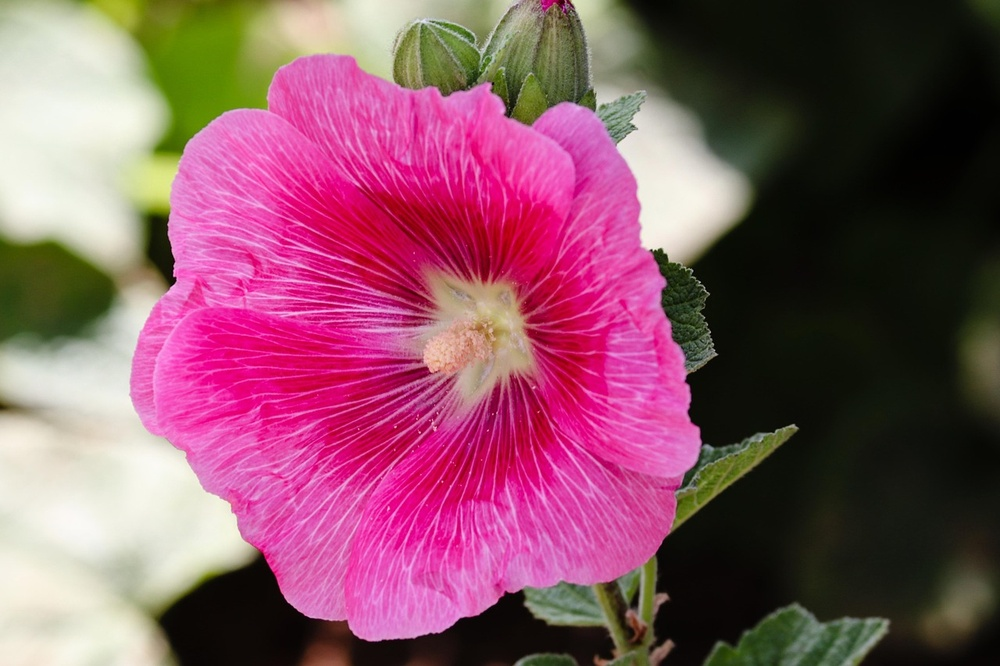
#> input picture flower.jpg, 1000 x 666 px, shrunk from 1280 x 853 before the run, given in place of the camera
$ python CW_lesson_7.py
#> lines starting #> are read from the running program, lines starting #| are printed output that depends on the picture; after the words box and inside, x2 and y2 are one past the last pixel; in counts of white or black regions, pixels touching at a corner belong together
import cv2
import numpy as np # працює з матрицями

cap = cv2.VideoCapture(0)

lower_red1 = np.array([0, 100, 100])
upper_red1 = np.array([10, 255, 255])

lower_red2 = np.array([160, 100, 100])
upper_red2 = np.array([180, 255, 255])

points = []#зберігаємо центр об'єктів з кадру

while True:
    ret, frame = cap.read() #ret - або зчитаний або незчитаний кадр, frame - кадр
#> frame is the input picture: shape (666, 1000, 3); mean B, G, R 101.2, 84.1, 137.6
    if not ret:
        break

    frame = cv2.flip(frame, 1)
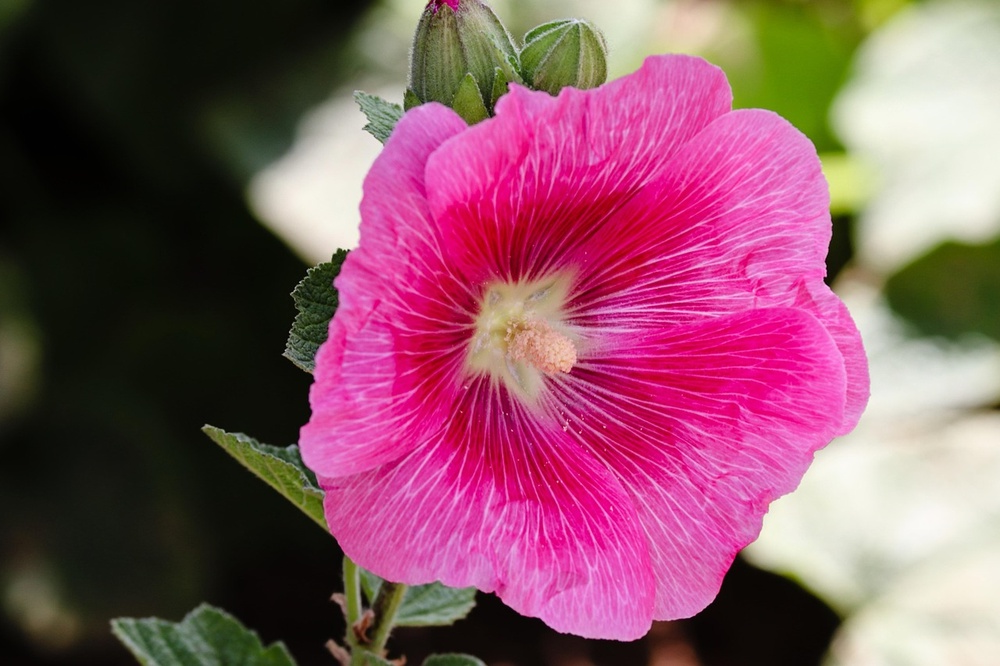
#> frame: shape (666, 1000, 3); mean B, G, R 101.2, 84.1, 137.6
    hsv = cv2.cvtColor(frame, cv2.COLOR_BGR2HSV)
#> hsv: shape (666, 1000, 3); mean H, S, V 79.3, 128.3, 140.4

    mask1 = cv2.inRange(hsv, lower_red1, upper_red1)#для створення маски
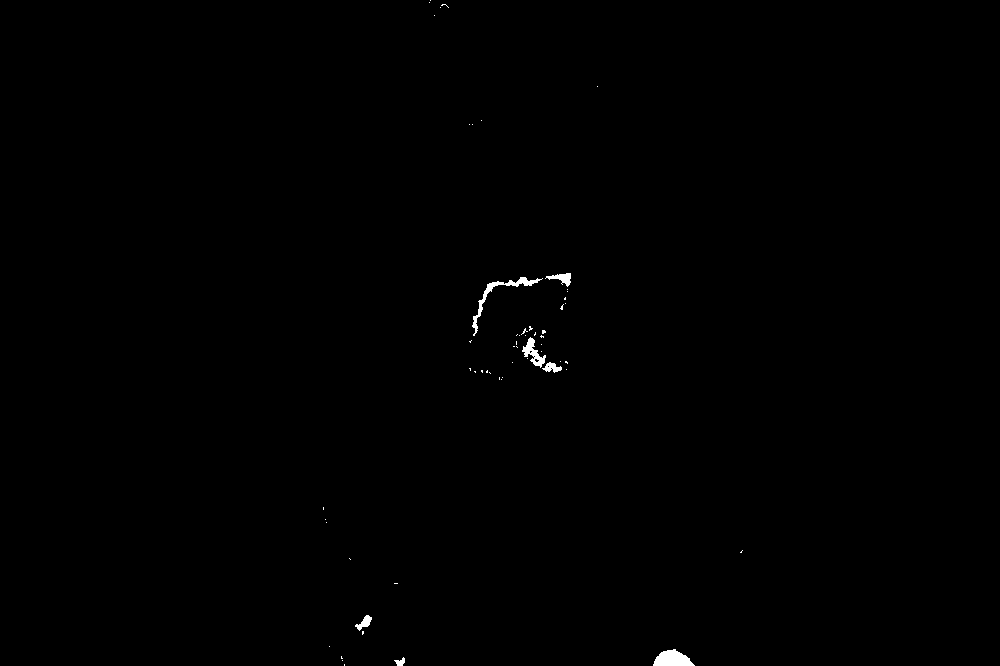
#> mask1: shape (666, 1000); 0.28% white; 59 white regions (52 under 20 px), largest, box (x1, y1, x2, y2) and area: (653, 649, 695, 666) 482, (472, 277, 543, 336) 443, (522, 337, 546, 368) 287
    mask2 = cv2.inRange(hsv, lower_red2, upper_red2)
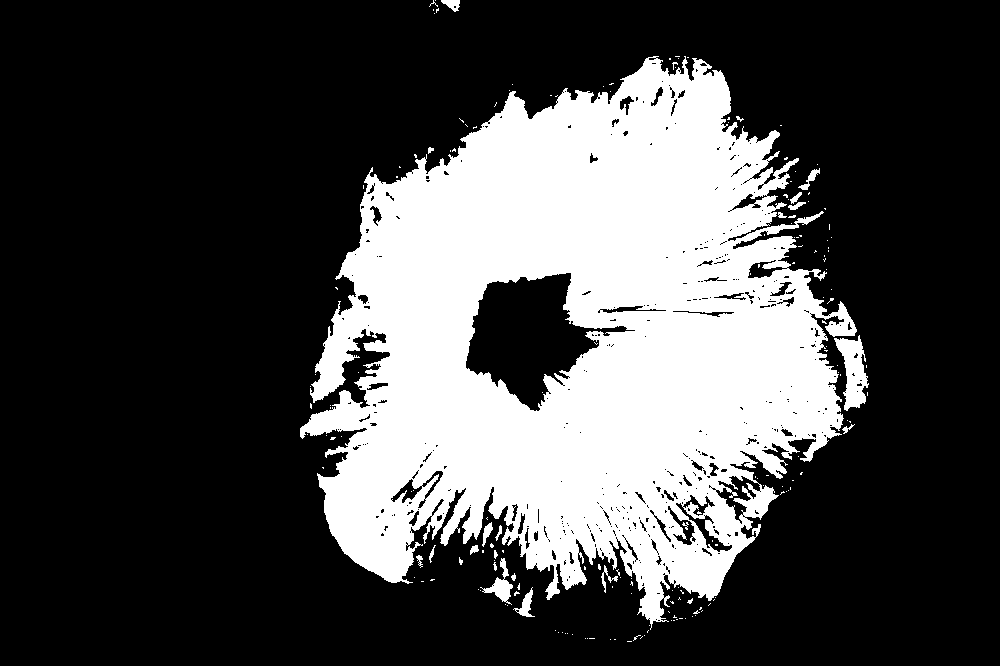
#> mask2: shape (666, 1000); 28.2% white; 186 white regions (163 under 20 px), largest, box (x1, y1, x2, y2) and area: (300, 56, 857, 630) 184289, (834, 335, 869, 411) 1386, (480, 558, 513, 605) 476

    mask = cv2.bitwise_or(mask1, mask2)
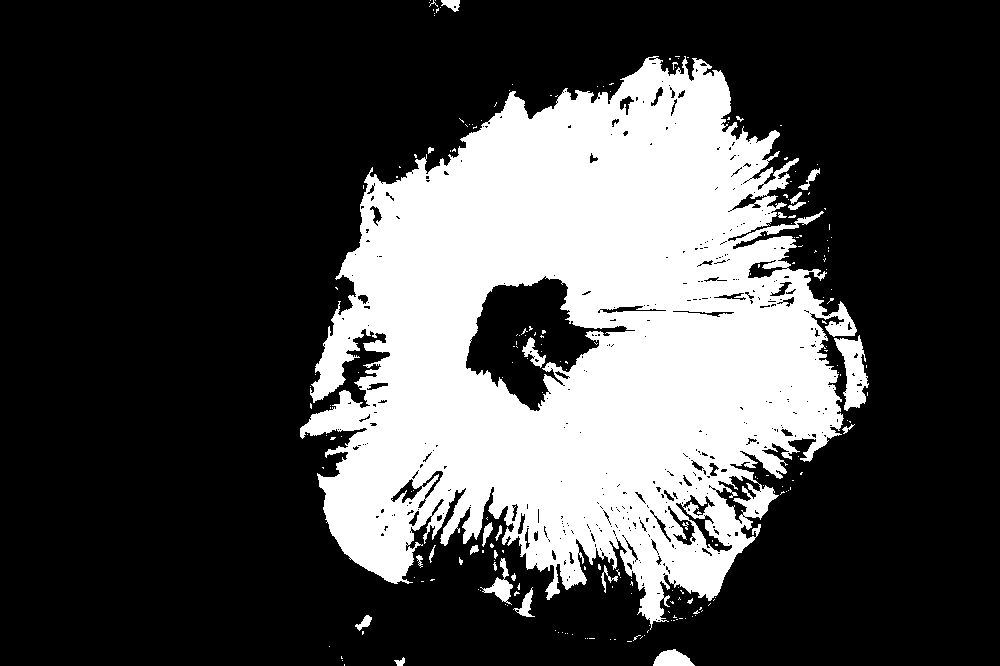
#> mask: shape (666, 1000); 28.5% white; 222 white regions (195 under 20 px)

    contours, _ = cv2.findContours(mask, cv2.RETR_EXTERNAL, cv2.CHAIN_APPROX_SIMPLE)#retr -тіки зовн контури, approx - пропускаєм деякі
#> contours = 192 contours, 173 with area under 20; largest, box (x1, y1, x2, y2) and area: (300, 56, 857, 630) 198924, (834, 335, 869, 411) 1306, (653, 649, 695, 666) 436, (480, 558, 513, 605) 406, (513, 587, 535, 617) 196

    for cnt in contours:
        area = cv2.contourArea(cnt)
        if area > 1000:
            cv2.drawContours(frame, [cnt], -1, (0, 255, 0), 2)
            M = cv2.moments(cnt)
            if M["m00"] != 0:
                cx = int(M["m10"] / M["m00"])
                cy = int(M["m01"] / M["m00"])

                cv2.circle(frame, (cx, cy), 5, (255,0, 0), -1)
                points.append((cx, cy))

                for i in range(1, len(points)):
                    if points[i - 1] is None or points[i] is None:
                        continue

                    cv2.line(frame, points[i - 1], points[i], (255, 0, 0), 2)
#> this loop made 192 passes
#> (area, cx, cy) on passes 114, 182: (1306.5, 853, 371), (198924.5, 578, 340)
#> area on passes 3, 5, 33, 53: 41, 435.5, 99.5, 195.5
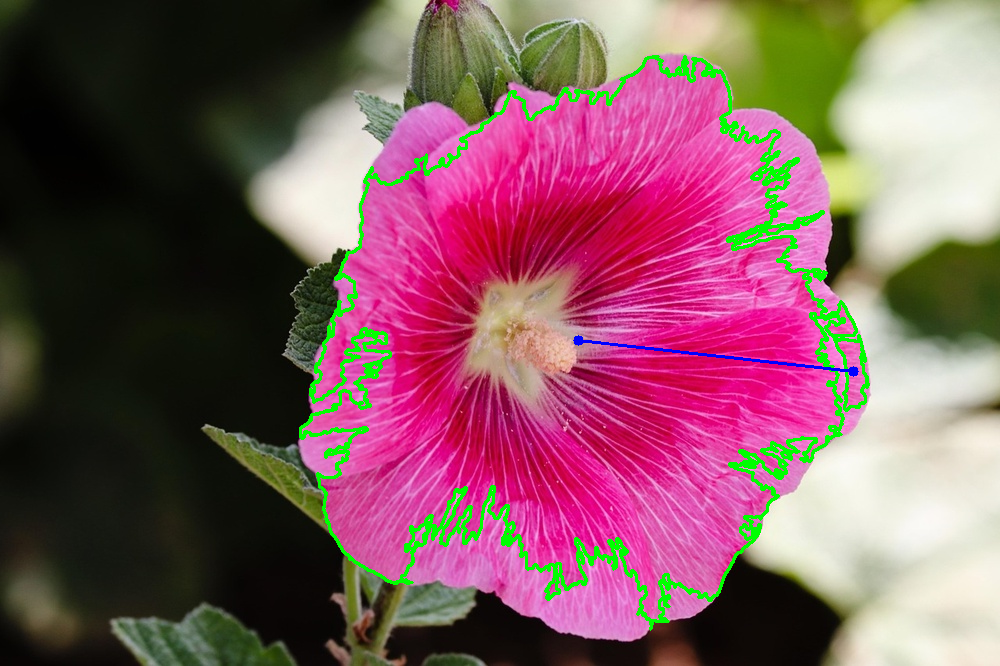
#> frame: shape (666, 1000, 3); 3.13% of pixels changed, all inside (x1, y1, x2, y2) = (299, 55, 870, 631)
#> after the loop, points = [(853, 371), (578, 340)]

    cv2.imshow('video', frame)
    cv2.imshow('mask', mask)
    if cv2.waitKey(1) & 0xFF == ord('q'):
#> (key q is pressed here)
        break

cap.release()
cv2.destroyAllWindows()
